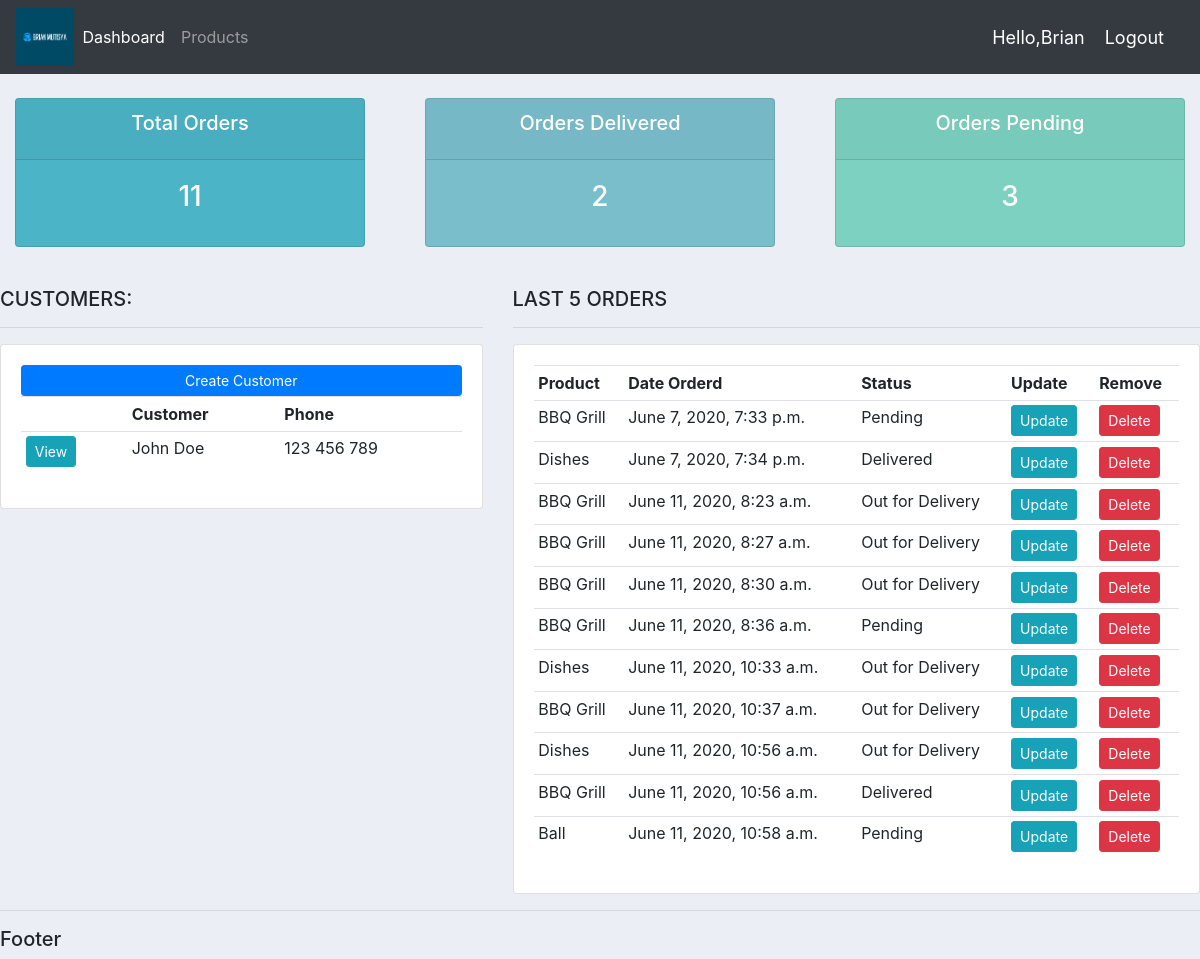
The app's page / (signed in) with its own data.
### accounts/models.py (models this page shows, shortened)
class Customer (models.Model):
    name = models.CharField(max_length=200, null=True)
    phone = models.CharField(max_length=200, null=True)
    email = models.CharField(max_length=200, null=True)
    date_created = models.DateTimeField(auto_now_add=True)

class Order (models.Model):
    STATUS = (
             ('Pending','Pending'),
             ('Out for Delivery','Out for Delivery'),
             ('Delivered','Delivered')
    )
    customer = models.ForeignKey(Customer, null= True, on_delete= models.SET_NULL)
    product = models.ForeignKey(Product, null= True, on_delete= models.SET_NULL)
    date_created = models.DateTimeField(auto_now_add=True)
    status = models.CharField(max_length=200, null=True, choices=STATUS)
    note = models.CharField(max_length=1000, null=True)

class Product (models.Model):
    CATEGORY = (
                ('Indoor','Indoor'),
                ('Outdoor', 'Outdoor')
    )
    name = models.CharField(max_length=200, null=True)
    price = models.FloatField(null=True)
    category = models.CharField(max_length=200, null=True, choices=CATEGORY)
    description = models.CharField(max_length=200, null=True, blank=True)
    date_created = models.DateTimeField(auto_now_add=True)
    tags = models.ManyToManyField(Tag)
    def __str__(self):
        return self.name

### accounts/views.py (the view)
# urls.py: 2. Add a URL to urlpatterns:  path('', views.home, name='home')
@login_required(login_url='login')
def home(request):
    orders = Order.objects.all()
    customers = Customer.objects.all()
    total_customers = customers.count()
    total_orders = orders.count()
    delivered = orders.filter(status='Delivered').count()
    pending = orders.filter(status='Pending').count()
    context = {'orders':orders,'customers':customers,'total_orders':total_orders,
    'total_customers':total_customers,'delivered':delivered,'pending':pending}
    return render(request,'accounts/dashboard.html',context)

### accounts/templates/accounts/dashboard.html
{% extends 'accounts/main.html' %}
{% block content %}
{% include 'accounts/status.html' %}
<br>
<div class="row">
 <div class="col-md-5">
  <h5>CUSTOMERS:</h5>
  <hr>
  <div class="card card-body">
   <a class="btn btn-primary  btn-sm btn-block" href="">Create Customer</a>
   <table class="table table-sm">
    <tr>
    <th></th>
     <th>Customer</th>
     <th>Phone</th>
    </tr>
    {% for customer in customers %}
    <tr>
        <td><a class ="btn btn-sm btn-info" href="{% url 'customer' customer.id %}">View</a></td>
        <td>{{customer.name}}</td>
        <td>{{customer.phone}}</td>
    </tr>
    {% endfor%}
   </table>
  </div>
 </div>
 <div class="col-md-7">
  <h5>LAST 5 ORDERS</h5>
  <hr>
  <div class="card card-body">
   <table class="table table-sm">
    <tr>
     <th>Product</th>
     <th>Date Orderd</th>
     <th>Status</th>
     <th>Update</th>
     <th>Remove</th>
    </tr>
    {% for order in orders %}
   <tr>
        <td> {{order.product}} </td>
        <td> {{order.date_created}} </td>
        <td> {{order.status}} </td>
        <td><a class ="btn btn-sm btn-info"  href="{% url 'update_order' order.id %}">Update</a></td>
        <td><a  class ="btn btn-sm btn-danger" href="{% url 'delete_order' order.id %}">Delete</a></td>
   </tr>
    {% endfor %}
   </table>
  </div>
 </div>
</div>
{% endblock %}

### accounts/templates/accounts/navbar.html (shortened to what this page needs)
{% load static %}
<nav class="navbar navbar-expand-lg navbar-dark bg-dark">
   <img id="logo" src="{% static 'images/default.png'%}" alt="">
    <div class="collapse navbar-collapse" id="navbarNav">
      <ul class="navbar-nav">
        <li class="nav-item active">
          <a class="nav-link" href="{% url 'home' %}">Dashboard</a>
        </li>
        <li class="nav-item">
          <a class="nav-link" href="{% url 'products' %}">Products</a>
        </li>
      </ul>
    </div>
    <span class="hello-msg"> Hello,{{request.user}}</span>
    <span><a  class="hello-msg" href="{% url 'logout' %}">Logout</a></span>
  </nav>

### static/css/main.css (style rules this page uses)
#logo { width: 5%; height: 5%; }
body { background-color: #ebeff5; }

### accounts/templates/accounts/navbar.html (style rules this page uses)
.hello-msg { font-size: 18px; color: #ffffff; margin-right: 20px ; }

### records on screen
Customer: name "John Doe", phone "123 456 789"
Order: product "BBQ Grill", date_created "June 7, 2020, 7:33 p.m.", status "Pending"
Order: product "Dishes", date_created "June 7, 2020, 7:34 p.m.", status "Delivered"
Order: product "BBQ Grill", date_created "June 11, 2020, 8:23 a.m.", status "Out for Delivery"
Order: product "BBQ Grill", date_created "June 11, 2020, 8:27 a.m.", status "Out for Delivery"
Order: product "BBQ Grill", date_created "June 11, 2020, 8:30 a.m.", status "Out for Delivery"
Order: product "BBQ Grill", date_created "June 11, 2020, 8:36 a.m.", status "Pending"
Order: product "Dishes", date_created "June 11, 2020, 10:33 a.m.", status "Out for Delivery"
Order: product "BBQ Grill", date_created "June 11, 2020, 10:37 a.m.", status "Out for Delivery"
Order: product "Dishes", date_created "June 11, 2020, 10:56 a.m.", status "Out for Delivery"
Order: product "BBQ Grill", date_created "June 11, 2020, 10:56 a.m.", status "Delivered"
Order: product "Ball", date_created "June 11, 2020, 10:58 a.m.", status "Pending"

### other values on screen
{{ request.user }} "Brian"
{{ total_orders }} "11"
{{ delivered }} "2"
{{ pending }} "3"
